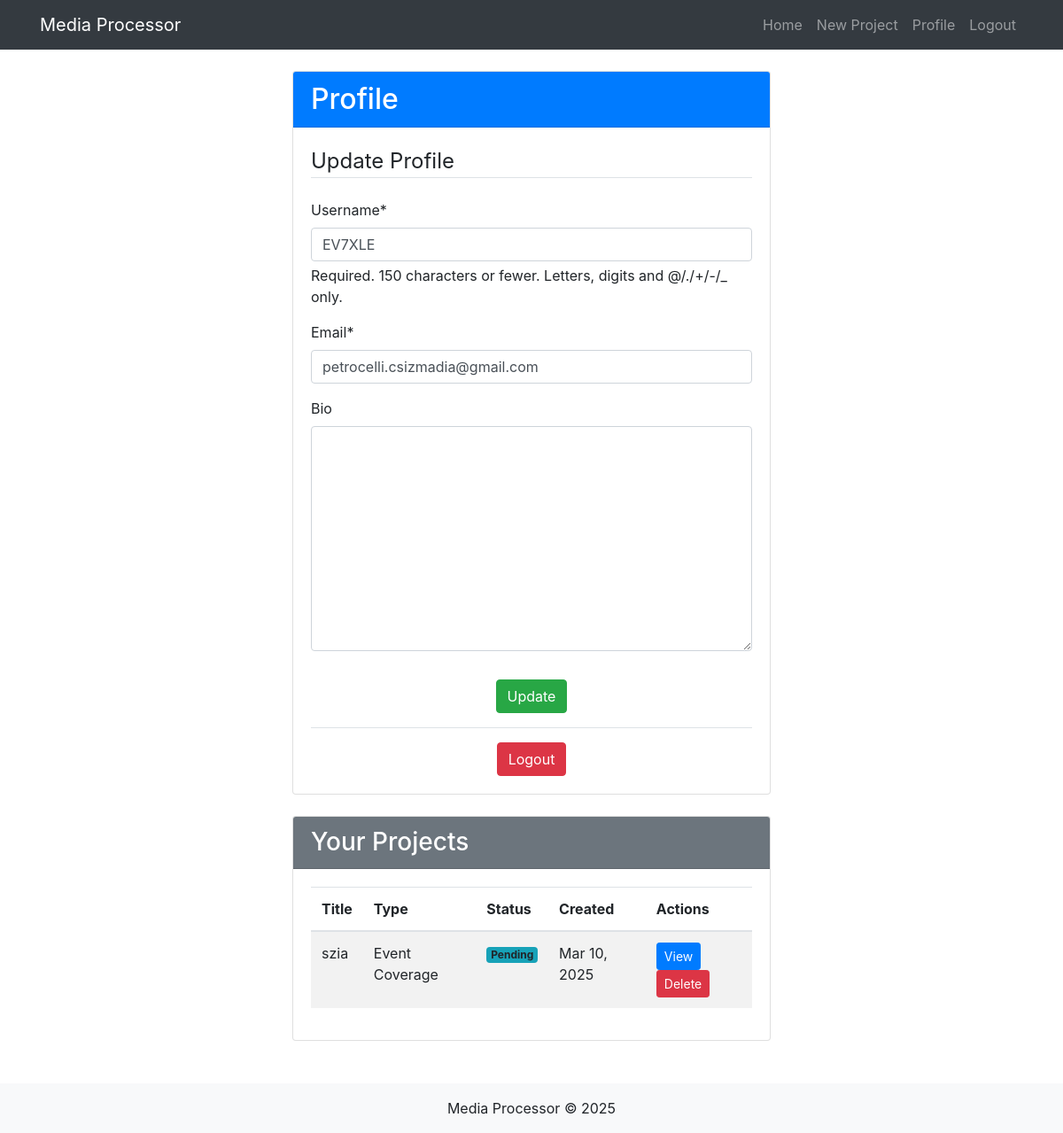
Page /accounts/profile/ (signed in) on the earlier database version.
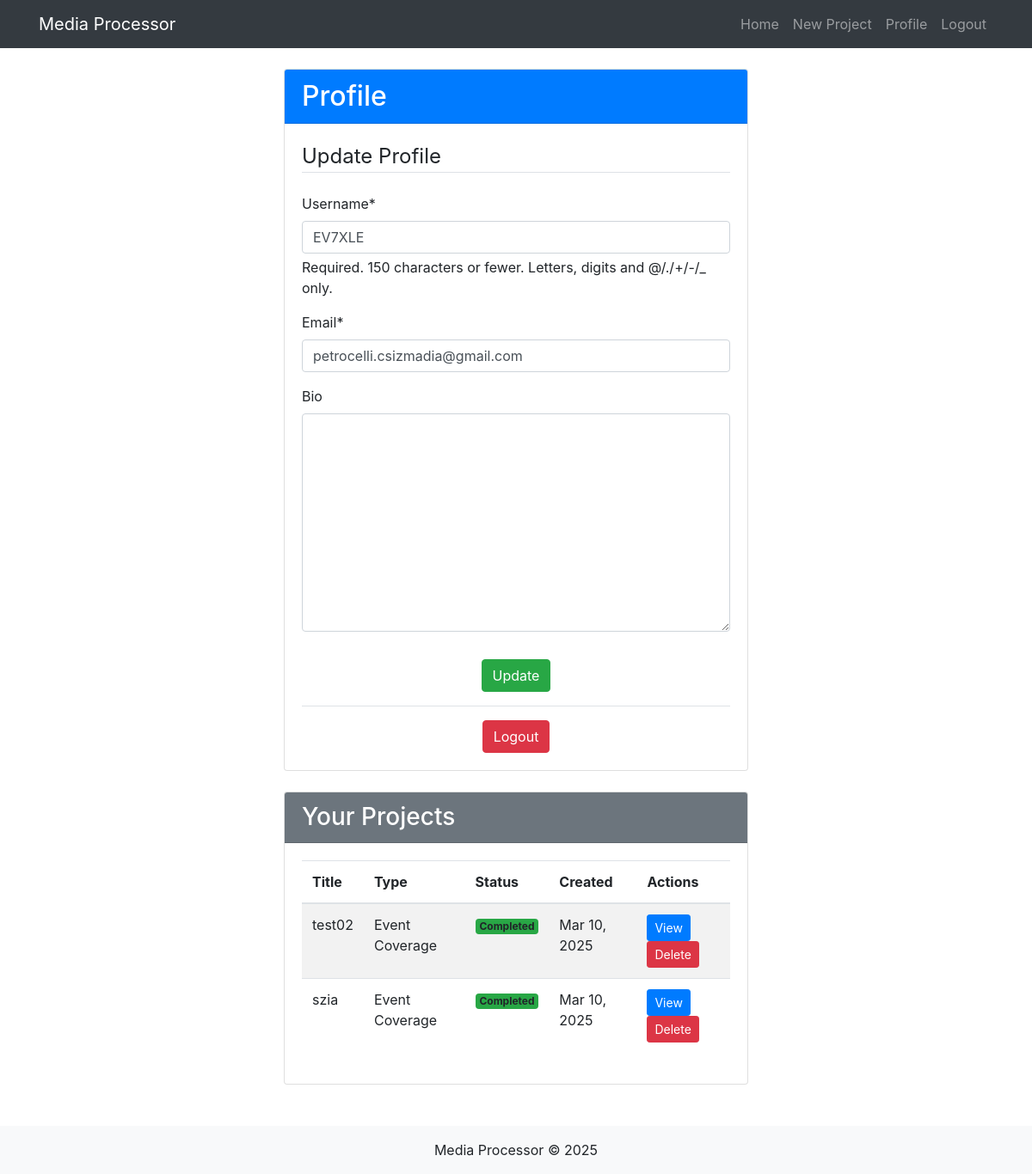
Same page on the later database version.
### accounts/models.py (models this page shows, shortened)
class Profile(models.Model):
    user = models.OneToOneField(User, on_delete=models.CASCADE)
    bio = models.TextField(max_length=500, blank=True)

### media_app/models.py (models this page shows, shortened)
class MediaProject(models.Model):
    STATUS_CHOICES = (
        ('pending', 'Pending'),
        ('processing', 'Processing'),
        ('completed', 'Completed'),
        ('failed', 'Failed'),
    )
    PROJECT_TYPES = (
        ('life_story', 'Life Story'),
        ('event_coverage', 'Event Coverage'),
        ('memory_collection', 'Memory Collection'),
    )
    title = models.CharField(max_length=200)
    description = models.TextField(blank=True)
    user = models.ForeignKey(User, on_delete=models.CASCADE)
    created_at = models.DateTimeField(auto_now_add=True)
    updated_at = models.DateTimeField(auto_now=True)
    status = models.CharField(max_length=20, choices=STATUS_CHOICES, default='pending')
    output_file = models.FileField(upload_to='outputs/', null=True, blank=True)
    type = models.CharField(max_length=20, choices=PROJECT_TYPES, default='life_story')

### accounts/views.py (the view)
# urls.py: path('profile/', views.profile, name='profile'),
@login_required
def profile(request):
    profile, created = Profile.objects.get_or_create(user=request.user)
    projects = MediaProject.objects.filter(user=request.user).order_by('-created_at')
    if request.method == 'POST':
        if 'delete_project' in request.POST:
            project_id = request.POST.get('project_id')
            try:
                project = MediaProject.objects.get(id=project_id, user=request.user)
                project.delete()
                messages.success(request, f'Project "{project.title}" deleted successfully!')
            except MediaProject.DoesNotExist:
                messages.error(request, 'Project not found or you do not have permission.')
            except Exception as e:
                logger.error(f"Error deleting project {project_id}: {str(e)}")
                messages.error(request, f'An error occurred: {str(e)}')
            return redirect('profile')
        u_form = UserUpdateForm(request.POST, instance=request.user)
        p_form = ProfileUpdateForm(request.POST, instance=profile)
        if u_form.is_valid() and p_form.is_valid():
            u_form.save()
            p_form.save()
            messages.success(request, 'Your account has been updated!')
            return redirect('profile')
    else:
        u_form = UserUpdateForm(instance=request.user)
        p_form = ProfileUpdateForm(instance=profile)
    context = {
        'u_form': u_form,
        'p_form': p_form,
        'projects': projects
    }
    return render(request, 'accounts/profile.html', context)

### accounts/forms.py
class UserUpdateForm(forms.ModelForm):
    email = forms.EmailField()
    class Meta:
        model = User
        fields = ['username', 'email']

class ProfileUpdateForm(forms.ModelForm):
    class Meta:
        model = Profile
        fields = ['bio']

### accounts/templates/accounts/profile.html (shortened to what this page needs)
{% extends 'base.html' %}
{% load crispy_forms_tags %}
{% block content %}
<div class="row">
    <div class="col-md-6 offset-md-3">
        <div class="card mb-4">
            <div class="card-header bg-primary text-white">
                <h2 class="mb-0">Profile</h2>
            </div>
            <div class="card-body">
                <form method="POST">
                    <fieldset class="form-group">
                        <legend class="border-bottom mb-4">Update Profile</legend>
                        {{ u_form|crispy }}
                        {{ p_form|crispy }}
                    </fieldset>
                    <div class="form-group text-center mt-3">
                        <button type="submit" class="btn btn-success">Update</button>
                    </div>
                </form>
                <div class="border-top pt-3 mt-3 text-center">
                    <a href="{% url 'logout' %}" class="btn btn-danger">Logout</a>
                </div>
            </div>
        </div>
        <div class="card">
            <div class="card-header bg-secondary text-white">
                <h3 class="mb-0">Your Projects</h3>
            </div>
            <div class="card-body">
                {% if projects %}
                    <div class="table-responsive">
                        <table class="table table-striped">
                            <thead>
                                <tr>
                                    <th>Title</th>
                                    <th>Type</th>
                                    <th>Status</th>
                                    <th>Created</th>
                                    <th>Actions</th>
                                </tr>
                            </thead>
                            <tbody>
                                {% for project in projects %}
                                    <tr>
                                        <td>{{ project.title }}</td>
                                        <td>{{ project.get_type_display }}</td>
                                        <td>
                                            <span class="badge
                                                {% if project.status == 'completed' %}bg-success
                                                {% elif project.status == 'failed' %}bg-danger
                                                {% elif project.status == 'processing' %}bg-warning
                                                {% else %}bg-info{% endif %}">
                                                {{ project.get_status_display }}
                                            </span>
                                        </td>
                                        <td>{{ project.created_at|date:"M d, Y" }}</td>
                                        <td>
                                            <a href="{% url 'project_detail' project.id %}" class="btn btn-sm btn-primary">View</a>
                                            <form method="POST" class="d-inline">
                                                <button type="submit" class="btn btn-sm btn-danger">Delete</button>
                                            </form>
                                        </td>
                                    </tr>
                                {% endfor %}
                            </tbody>
                        </table>
                    </div>
                {% else %}
                    <p class="text-muted">You haven't created any projects yet.</p>
                {% endif %}
            </div>
        </div>
    </div>
</div>
{% endblock %}

### templates/base.html (shortened to what this page needs)
<!DOCTYPE html>
<html lang="en">
<head>
    <link rel="stylesheet" href="https://cdnjs.cloudflare.com/ajax/libs/bootstrap/4.6.0/css/bootstrap.min.css">
    <link rel="stylesheet" href="https://cdnjs.cloudflare.com/ajax/libs/font-awesome/5.15.3/css/all.min.css">
</head>
<body>
    <nav class="navbar navbar-expand-lg navbar-dark bg-dark">
        <div class="container">
            <a class="navbar-brand" href="{% url 'home' %}">Media Processor</a>
            <div class="collapse navbar-collapse" id="navbarNav">
                <ul class="navbar-nav ml-auto">
                    {% if user.is_authenticated %}
                    <li class="nav-item">
                        <a class="nav-link" href="{% url 'home' %}">Home</a>
                    </li>
                    <li class="nav-item">
                        <a class="nav-link" href="{% url 'create_project' %}">New Project</a>
                    </li>
                    <li class="nav-item">
                        <a class="nav-link" href="{% url 'profile' %}">Profile</a>
                    </li>
                    <li class="nav-item">
                        <a class="nav-link" href="{% url 'logout' %}">Logout</a>
                    </li>
                    {% endif %}
                </ul>
            </div>
        </div>
    </nav>
    <main class="container mt-4">
        {% block content %}{% endblock %}
    </main>
    <footer class="mt-5 py-3 bg-light text-center">
        <div class="container">
            <p class="m-0">Media Processor &copy; {% now "Y" %}</p>
        </div>
    </footer>
</body>
</html>

Differences in the rows shown:
added MediaProject: title "test02", type "Event Coverage", status "Completed", created_at "Mar 10, 2025"
changed MediaProject "szia": status "Pending" → "Completed"
